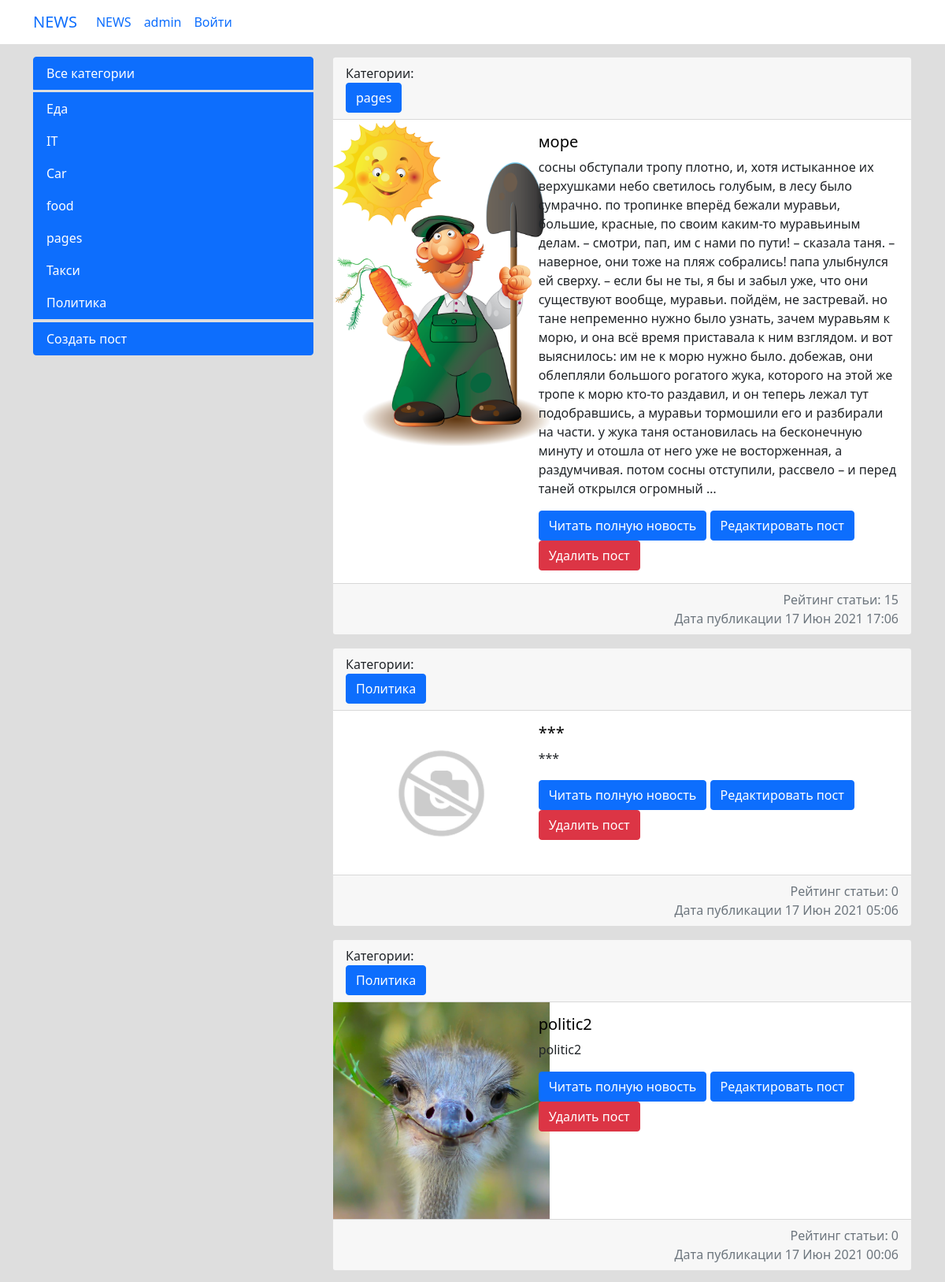
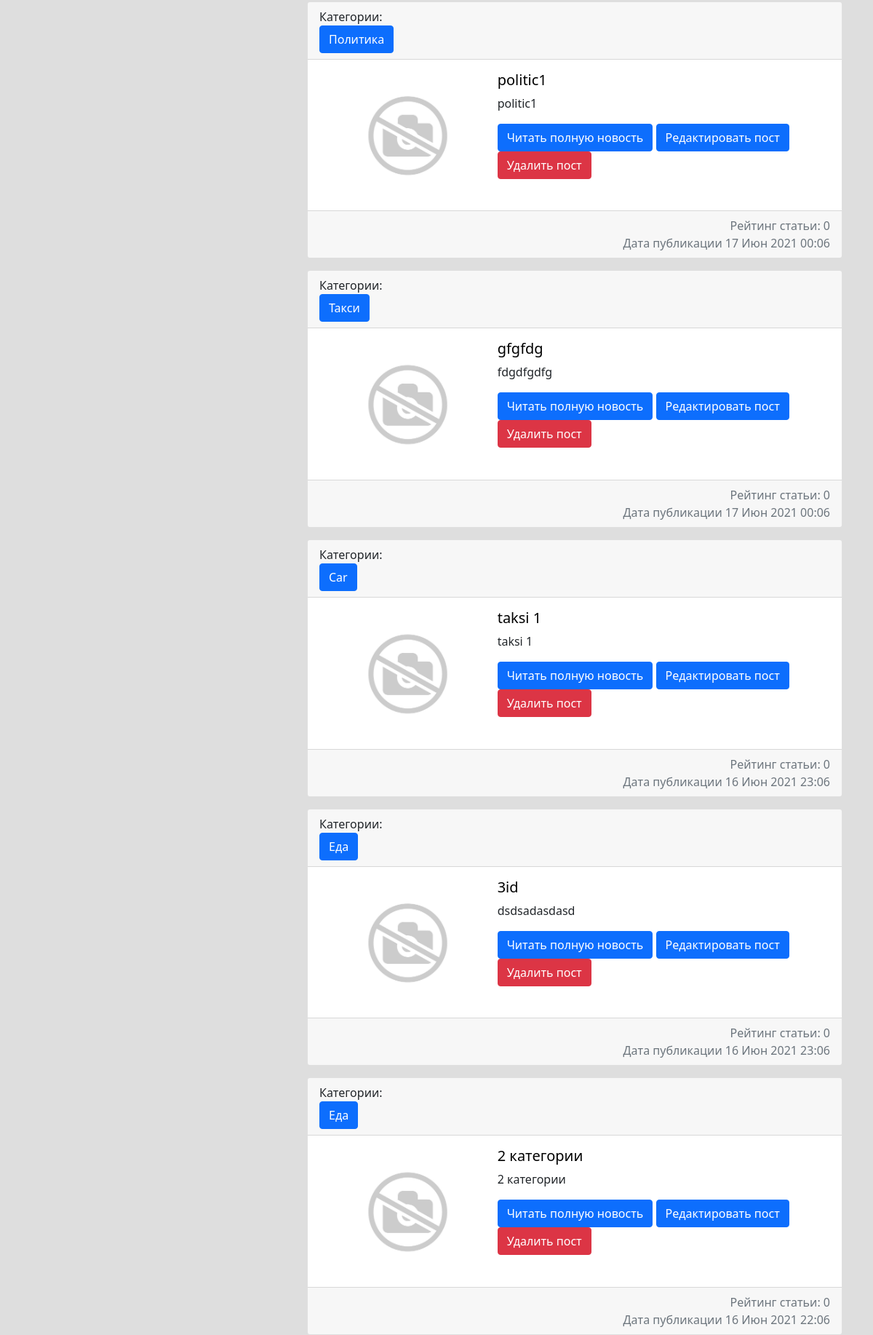
Page /news/ (upper part) on the committed database (2 pictures, top to bottom).
### news/models.py (models this page shows, shortened)
class Category(models.Model):
    category_name = models.CharField(max_length=64, unique=True)
    subscribers = models.ManyToManyField(User, blank=True, null=True)
    class Meta:
        verbose_name = 'Категория'
        verbose_name_plural = 'Категории'
    def __str__(self):
        return self.category_name

class Post(models.Model):
    PostAuthor = models.ForeignKey(Author, on_delete=models.CASCADE, verbose_name='Автор поста')
    PostNews = 'PN'
    PostArticle = 'PA'
    POSITIONS = [
        (PostArticle, 'Статья'),
        (PostNews, 'Новость'),
    ]
    postCategory = models.ManyToManyField(Category, verbose_name='Категория поста',  through='PostCategory')
    title = models.CharField(max_length=50, verbose_name='Название')
    positions = models.CharField(max_length=2, choices=POSITIONS, default=PostArticle, verbose_name='Тип поста')
    category_id = models.ForeignKey(Category, verbose_name='Категория', null=True, on_delete=models.CASCADE, related_name='category_id')
    data = models.DateTimeField(auto_now_add=True, verbose_name='Дата создания')
    data_update = models.DateTimeField(auto_now=True, verbose_name='Дата редактирования')
    photo = models.ImageField(upload_to='photos/%Y/%m/%d/', verbose_name='Фото', blank=True, default='/photos/def/1.jpg/')
    previewName = models.CharField(max_length=128, verbose_name='Превью поста')
    text = models.TextField(verbose_name='Текст поста')
    rating = models.SmallIntegerField(default=0, verbose_name='Рейтинг')
    public = models.BooleanField(default=True, verbose_name='Опубликовано')
    class Meta:
        verbose_name = 'Пост'
        verbose_name_plural = 'Посты'

### news/views.py (the view)
# urls.py: path('news/', include('news.urls')),
class news(ListView):
    model = Post
    template_name = 'news.html'
    context_object_name = 'news'
    def get_context_data(self, **kwargs):
        context = super().get_context_data(**kwargs)
        context['cate'] = Category.objects.all()
        return context
    def get_queryset(self):
        return Post.objects.filter(public=True).order_by('-data')

### news/templatetags/custom_filters.py (called while the page is built)
@register.filter(name='censor_filter')
def censor_filter(value):
    for i in bad_words:
        value = value.lower()
        value = value.replace(i, '***')
    return value

### templates/news.html (shortened to what this page needs)
{%extends 'flatpages/base.html'%} {% load custom_filters %}
{%block sidebar%}
<div class="col-md-4">
    <div class="list-group">
        <a href="{% url 'start_news' %}" class="list-group-item list-group-item active mb-1">Все категории</a>
        {%for el in cate%}
        <a href="{% url 'cate_filter' el.pk %}" class="list-group-item list-group-item-action active">{{el.category_name}}</a>
        {%endfor%}
        <a href="{% url 'news_add' %}" class="list-group-item list-group-item active mt-1">Создать пост</a>
    </div>
</div>
{%endblock%}
{%block content%}
<div class="col-md-8">
    {%for el in news%}
    <div class="card mb-3">
        <div class="card-header">
            Категории:
            <form action="{% url 'category_detail' el.category_id.pk %}"><input class="btn btn-primary " type="submit"
                                                                                value="{{el.category_id}}"></form>
        </div>
        <div class="row g-0">
            <div class="col-md-4">
                {%if el.photo%}
                <img src="{{el.photo.url}}" alt="" width="275" class="mr-3">
                {%endif%}
            </div>
            <div class="col-md-8">
                <div class="card-body">
                    <h5 class="card-title"><a style="color: #000000;" href="{% url 'news_detail' el.id %}">{{ el.title|censor_filter }}</a></h5>
                    {%autoescape off%}
                    <p class="card-text">{{ el.text|censor_filter|truncatewords:150 }}</p> <a
                    {%endautoescape %}
                        href="{% url 'news_detail' el.id %}" class="btn btn-primary">Читать полную новость</a>
                    <a href="{% url 'news_update' el.id %}" class="btn btn-primary">Редактировать пост</a>
                    <a href="{% url 'news_delete' el.id %}" class="btn btn-danger">Удалить пост</a>
                </div>
            </div>
            <br>
            <div
                    class="card-footer text-muted " style="text-align: right;">Рейтинг статьи: {{el.rating}}<br>
                Дата публикации {{ el.data|date:'d M Y H:m' }}
            </div>
        </div>
    </div>
    {%endfor%}
</div>
{%endblock%}

### rows in the picture
Category: category_name "Еда"
Category: category_name "IT"
Category: category_name "Car"
Category: category_name "food"
Category: category_name "pages"
Category: category_name "Такси"
Category: category_name "Политика"
Post: category_id "pages", photo (picture), title|censor_filter "море", text|censor_filter "сосны обступали тропу плотно, и, хотя истыканное их верхушками небо светилось голубым, в лесу было сумрачно. по тропинке вперёд бежали муравьи, большие, красные, по своим каким-то муравьиным делам. – смотри, пап, им с нами по пути! – сказала таня. – наверное, они тоже на пляж собрались! папа улыбнулся ей сверху. – если бы не ты, я бы и забыл уже, что они существуют вообще, муравьи. пойдём, не застревай. но тане непременно нужно было узнать, зачем муравьям к морю, и она всё время приставала к ним взглядом. и вот выяснилось: им не к морю нужно было. добежав, они облепляли большого рогатого жука, которого на этой же тропе к морю кто-то раздавил, и он теперь лежал тут подобравшись, а муравьи…", rating "15", data "17 Июн 2021 17:06"
Post: category_id "Политика", photo (picture), title|censor_filter "***", text|censor_filter "***", rating "0", data "17 Июн 2021 05:06"
Post: category_id "Политика", photo (picture), title|censor_filter "politic2", text|censor_filter "politic2", rating "0", data "17 Июн 2021 00:06"
Post: category_id "Политика", photo (picture), title|censor_filter "politic1", text|censor_filter "politic1", rating "0", data "17 Июн 2021 00:06"
Post: category_id "Такси", photo (picture), title|censor_filter "gfgfdg", text|censor_filter "fdgdfgdfg", rating "0", data "17 Июн 2021 00:06"
Post: category_id "Car", photo (picture), title|censor_filter "taksi 1", text|censor_filter "taksi 1", rating "0", data "16 Июн 2021 23:06"
Post: category_id "Еда", photo (picture), title|censor_filter "3id", text|censor_filter "dsdsadasdasd", rating "0", data "16 Июн 2021 23:06"
Post: category_id "Еда", photo (picture), title|censor_filter "2 категории", text|censor_filter "2 категории", rating "0", data "16 Июн 2021 22:06"
